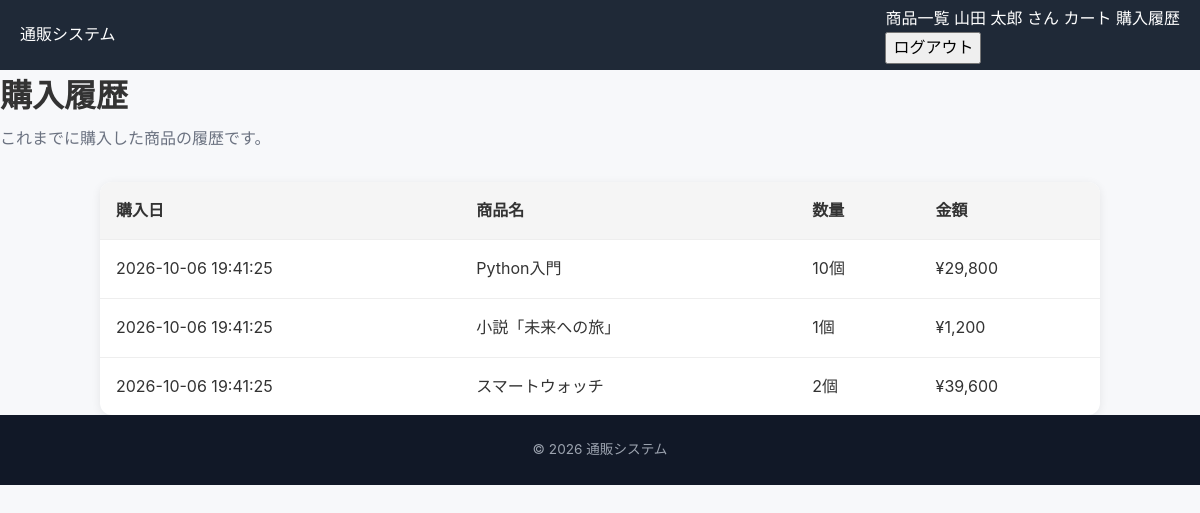
The app's page /purchase/history (signed in) with its own data.
### tables this page shows
CREATE TABLE users (
            id INTEGER PRIMARY KEY AUTOINCREMENT,
            email TEXT NOT NULL UNIQUE,
            password TEXT NOT NULL,
            account_name TEXT NOT NULL
        );

CREATE TABLE purchase_history (
            id INTEGER PRIMARY KEY AUTOINCREMENT,
            user_id INTEGER NOT NULL,
            product_id INTEGER NOT NULL,
            product_name TEXT NOT NULL,
            quantity INTEGER NOT NULL,
            amount INTEGER NOT NULL,
            purchased_at TIMESTAMP NOT NULL DEFAULT CURRENT_TIMESTAMP,
            FOREIGN KEY (user_id) REFERENCES users(id),
            FOREIGN KEY (product_id) REFERENCES products(id)
        );

### app.py (the view)
@app.route("/purchase/history")
@login_required
def purchase_history():
    db = get_db()
    history = db.execute(
        """
        SELECT
            id,
            product_name,
            quantity,
            amount,
            purchased_at
        FROM purchase_history
        WHERE user_id = ?
        ORDER BY purchased_at DESC, id DESC
        """,
        (session["user_id"],),
    ).fetchall()
    return render_template(
        "purchase_history.html",
        history=history,
    )

### app.py (called while the page is built)
def get_db():
    if "db" not in g:
        g.db = sqlite3.connect(DATABASE)
        g.db.row_factory = sqlite3.Row
    return g.db

def login_required(view):
    @wraps(view)
    def wrapped_view(*args, **kwargs):
        if "user_id" not in session:
            flash("この操作を行うにはログインが必要です。", "warning")
            return redirect(url_for("login"))
        return view(*args, **kwargs)
    return wrapped_view

@app.context_processor
def inject_current_user():
    user = None
    if "user_id" in session:
        db = get_db()
        user = db.execute(
            """
            SELECT id, email, account_name
            FROM users
            WHERE id = ?
            """,
            (session["user_id"],),
        ).fetchone()
    return {
        "current_user": user
    }

### templates/purchase_history.html (shortened to what this page needs)
{% extends "base.html" %}
{% block content %}
<section class="page-header">
    <div>
        <h1>購入履歴</h1>
        <p>これまでに購入した商品の履歴です。</p>
    </div>
</section>
{% if history %}
<section class="history-section">
    <div class="history-table-wrapper">
        <table class="history-table">
            <thead>
                <tr>
                    <th>購入日</th>
                    <th>商品名</th>
                    <th>数量</th>
                    <th>金額</th>
                </tr>
            </thead>
            <tbody>
                {% for item in history %}
                <tr>
                    <td>
                        {{ item["purchased_at"] }}
                    </td>
                    <td>
                        {{ item["product_name"] }}
                    </td>
                    <td>
                        {{ item["quantity"] }}個
                    </td>
                    <td>
                        ¥{{ "{:,}".format(item["amount"]) }}
                    </td>
                </tr>
                {% endfor %}
            </tbody>
        </table>
    </div>
</section>
{% endif %}
{% endblock %}

### templates/base.html (shortened to what this page needs)
<!DOCTYPE html> <html lang="ja"> <head>
<link
    rel="stylesheet"
    href="{{ url_for('static', filename='css/style.css') }}"
>
</head> <body>
<header class="site-header">
    <div class="header-inner">
        <a
            href="{{ url_for('index') }}"
            class="site-logo"
        >
            通販システム
        </a>
        <nav class="main-nav">
            <a
                href="{{ url_for('index') }}"
                class="nav-link"
            >
                商品一覧
            </a>
        {% if current_user %}
            <span class="user-name">
                {{ current_user["account_name"] }} さん
            </span>
            <a
                href="{{ url_for('cart') }}"
                class="nav-link"
            >
                カート
            </a>
            <a
                href="{{ url_for('purchase_history') }}"
                class="nav-link"
            >
                購入履歴
            </a>
            <form
                action="{{ url_for('logout') }}"
                method="post"
                class="logout-form"
            >
                <button
                    type="submit"
                    class="nav-link logout-button"
                >
                    ログアウト
                </button>
            </form>
        {% endif %}
        </nav>
    </div>
</header>
<main class="main-content">
    {% block content %}{% endblock %}
</main>
<footer class="site-footer">
    <div class="footer-inner">
        <p>
            &copy; 2026 通販システム
        </p>
    </div>
</footer>
</body> </html>

### static/css/style.css (style rules this page uses)
* { box-sizing: border-box; }
html { font-size: 16px; }
body { margin: 0; padding: 0; font-family: -apple-system, BlinkMacSystemFont, "Segoe UI", "Hiragino Kaku Gothic ProN", "Hiragino Sans", "Yu Gothic", YuGothic, Meiryo, sans-serif; color: #333; background: #f7f8fa; line-height: 1.6; }
a { color: inherit; text-decoration: none; }
button, input { font: inherit; }
.site-header { background: #1f2937; color: #fff; position: sticky; top: 0; z-index: 100; }
.header-inner { max-width: 1200px; margin: 0 auto; min-height: 70px; padding: 0 20px; display: flex; align-items: center; justify-content: space-between; gap: 20px; }
.logout-form { margin: 0; }
.page-header { margin-bottom: 30px; }
.page-header h1 { margin: 0 0 5px; font-size: 2rem; }
.page-header p { margin: 0; color: #6b7280; }
.site-footer { min-height: 70px; display: flex; align-items: center; justify-content: center; background: #111827; color: #9ca3af; font-size: 0.85rem; }
.site-footer p { margin: 0; }
.history-section { max-width: 1000px; margin: 0 auto; }
.history-table-wrapper { overflow-x: auto; background: #fff; border-radius: 12px; box-shadow: 0 2px 10px rgba(0, 0, 0, 0.08); }
.history-table { width: 100%; border-collapse: collapse; }
.history-table th, .history-table td { padding: 16px; text-align: left; border-bottom: 1px solid #eee; }
.history-table th { background: #f5f5f5; font-weight: bold; }
.history-table tr:last-child td { border-bottom: none; }

### records on screen
users: account_name "山田 太郎"
purchase_history: purchased_at "2026-10-06 19:41:25", product_name "Python入門", quantity "10", amount "29,800"
purchase_history: purchased_at "2026-10-06 19:41:25", product_name "小説「未来への旅」", quantity "1", amount "1,200"
purchase_history: purchased_at "2026-10-06 19:41:25", product_name "スマートウォッチ", quantity "2", amount "39,600"
